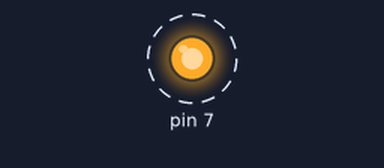
Bench run of a program on a simulated Raspberry Pi (header pin numbers). On the bench: output pins drawn as LEDs (lit = HIGH). Dashed ring = blinking. What the program prints to the terminal is not drawn. At 3.0 s the program stops and its outputs stay as they are.

Above: at 0.5 s.
Timing chart, 0 to 4.5 s (numbered marks = the images above):
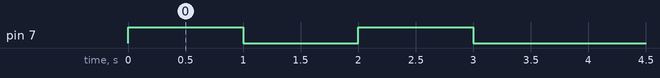

The program:

led.py
```python
import RPi.GPIO as GPIO
import time

GPIO.setmode(GPIO.BOARD)
GPIO.setup(7, GPIO.OUT)

GPIO.output(7,True)
time.sleep(1)
GPIO.output(7,False)
time.sleep(1)
GPIO.output(7,True)
time.sleep(1)
GPIO.output(7,False)

print "Done"

GPIO.cleanup()
```

Measured:
- by itself, pin 7: alternates HIGH for 1.0 s and LOW for 1.0 s
